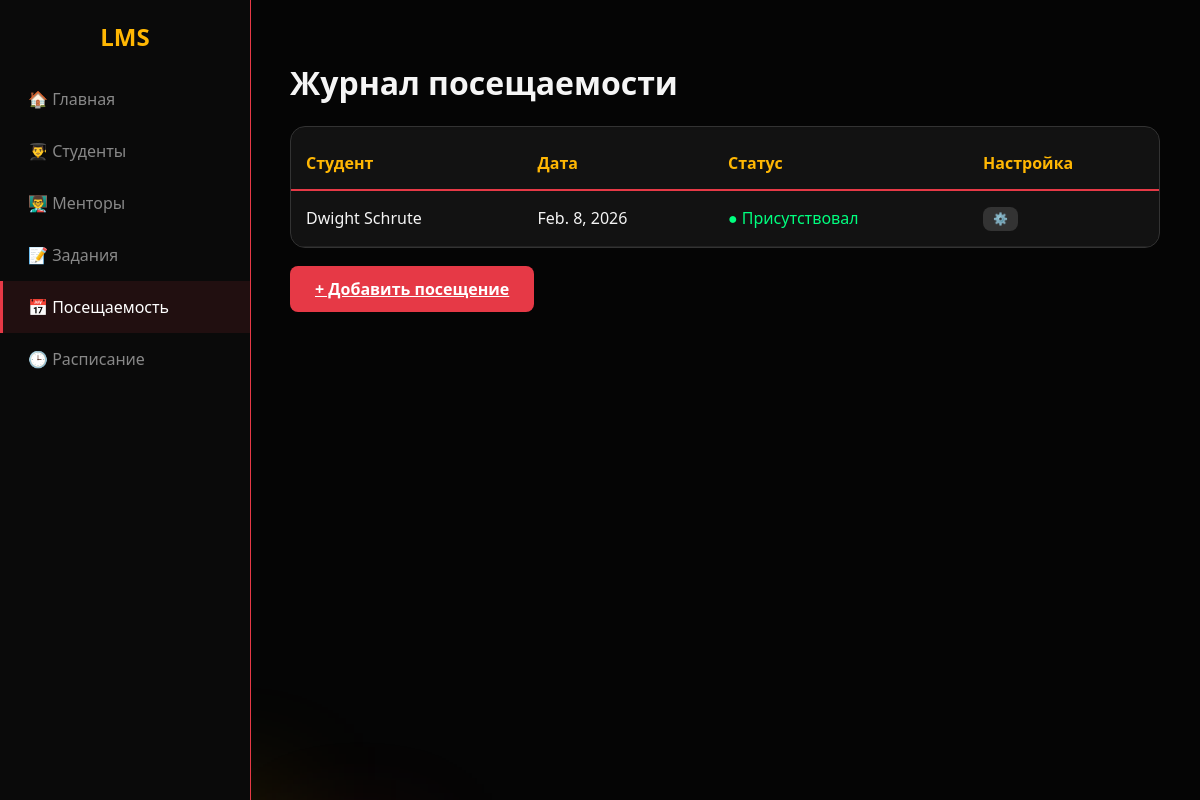
The app's page /lms/visit/, older data.
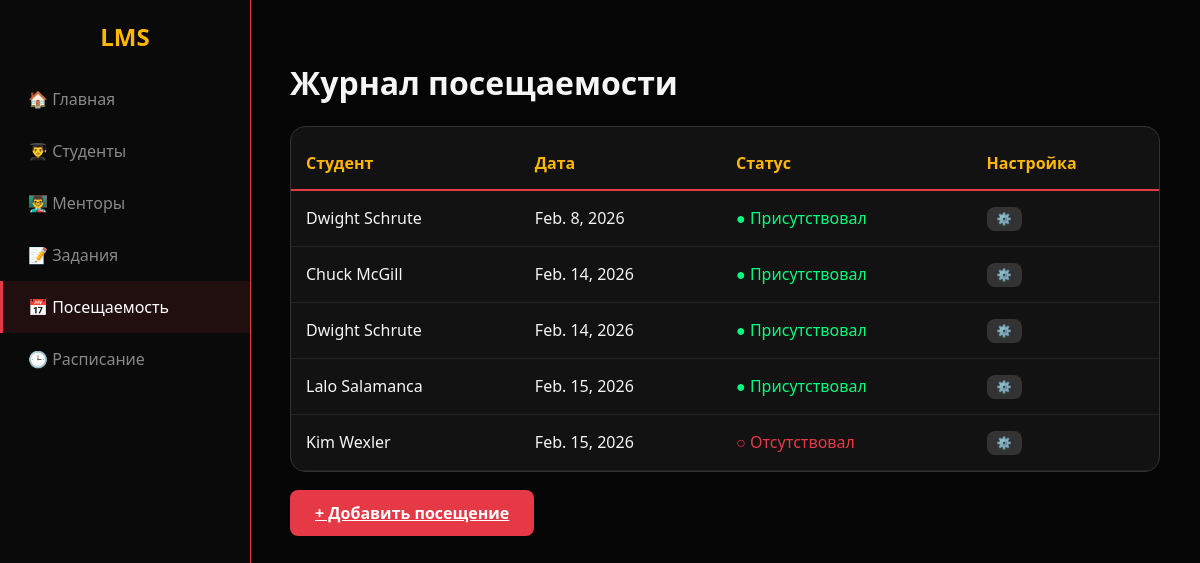
The same page, newer data.
### lms/models.py (models this page shows)
class Visit(models.Model):
    student = models.ForeignKey(Student, on_delete=models.CASCADE)
    is_visited = models.BooleanField(default=False)
    date = models.DateField()

class Student(models.Model):
    first_name = models.TextField(max_length=20)
    last_name = models.TextField(max_length=20)
    phone_number = models.IntegerField()
    avatar = models.ImageField(upload_to='media/')

### lms/views.py (the view)
# urls.py: path('visit/', views.visit_info, name='visit'),
def visit_info(request):
    visit = Visit.objects.all()
    return render(request,
                  'visit.html',
                  {"visit": visit})

### lms/templates/visit.html (shortened to what this page needs)
<!DOCTYPE html>
<html lang="ru">
<head>
</head>
<body>
    <div class="area"><ul class="circles"><li></li><li></li></ul></div>
    <div class="sidebar">
        <h2 style="text-align:center; color: var(--yellow)">LMS</h2>
        <a href="{% url 'home' %}">🏠 Главная</a>
        <a href="{% url 'student' %}">👨‍🎓 Студенты</a>
        <a href="{% url 'mentor' %}">👨‍🏫 Менторы</a>
        <a href="{% url 'task' %}">📝 Задания</a>
        <a href="{% url 'visit' %}" class="active">📅 Посещаемость</a>
        <a href="{% url 'schedule' %}">🕒 Расписание</a>
    </div>
    <div class="main-content">
        <h1>Журнал посещаемости</h1>
        <div class="card" style="padding: 0; overflow: hidden;">
            <table>
                <thead>
                    <tr>
                        <th>Студент</th>
                        <th>Дата</th>
                        <th>Статус</th>
                        <th>Настройка</th>
                    </tr>
                </thead>
                <tbody>
                    {% for i in visit %}
                    <tr>
                        <td>{{ i.student.first_name }} {{ i.student.last_name }}</td>
                        <td>{{ i.date }}</td>
                        <td>
                            {% if i.is_visited %}
                            <span style="color: #00ff7f;">● Присутствовал</span>
                            {% else %}
                            <span style="color: var(--red);">○ Отсутствовал</span>
                            {% endif %}
                        </td>
                        <td><button class="btn" style="padding: 5px 10px; font-size: 12px; background: #333;">⚙️</button></td>
                    </tr>
                    {% endfor %}
                </tbody>
            </table>
        </div>
        <a href="{% url 'visit_items' %}" class="btn btn-primary btn-sm">
    + Добавить посещение
</a>
    </div>
</body>
</html>

Row changes from the older to the newer data that the page shows:
added Visit: student.first_name "Chuck", student.last_name "McGill", date "Feb. 14, 2026", is_visited "● Присутствовал"
added Visit: student.first_name "Dwight", student.last_name "Schrute", date "Feb. 14, 2026", is_visited "● Присутствовал"
added Visit: student.first_name "Lalo", student.last_name "Salamanca", date "Feb. 15, 2026", is_visited "● Присутствовал"
added Visit: student.first_name "Kim", student.last_name "Wexler", date "Feb. 15, 2026", is_visited "○ Отсутствовал"
